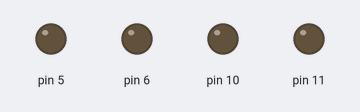
A sketch run on a simulated Arduino Uno, built with avr-gcc and run on an emulated ATmega328P. On the bench: output pins drawn as LEDs (lit = HIGH).

Above: at 0.15 s.
At 8.26 s:
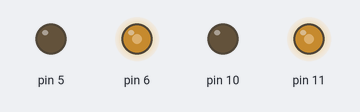
Timing chart, 0 to 8.1 s (numbered marks = the images above):
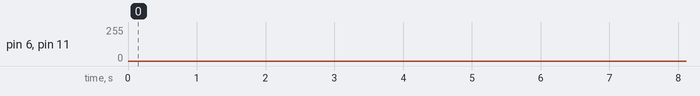

The sketch:

two_motors_speed_control.ino
```cpp
int data = 0;
void setup() {
  // put your setup code here, to run once:
pinMode(11, OUTPUT);
pinMode(10, OUTPUT);
pinMode(6, OUTPUT);
pinMode(5, OUTPUT);

}

void loop() {
  data = (data + 1)%256;
  analogWrite(11, data);
  analogWrite(10, 0);
  delay(1);
  analogWrite(6, data);
  analogWrite(5, 0);
  delay(1);


}
```
